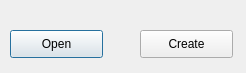
<?xml version="1.0" encoding="UTF-8"?>
<ui version="4.0">
 <class>Dialog</class>
 <widget class="QDialog" name="Dialog">
  <property name="geometry">
   <rect>
    <x>0</x>
    <y>0</y>
    <width>246</width>
    <height>73</height>
   </rect>
  </property>
  <property name="windowTitle">
   <string>Dialog</string>
  </property>
  <widget class="QPushButton" name="op_but">
   <property name="geometry">
    <rect>
     <x>10</x>
     <y>30</y>
     <width>93</width>
     <height>28</height>
    </rect>
   </property>
   <property name="text">
    <string>Open</string>
   </property>
  </widget>
  <widget class="QPushButton" name="create_but">
   <property name="geometry">
    <rect>
     <x>140</x>
     <y>30</y>
     <width>93</width>
     <height>28</height>
    </rect>
   </property>
   <property name="text">
    <string>Create</string>
   </property>
  </widget>
 </widget>
 <resources/>
 <connections/>
</ui>
